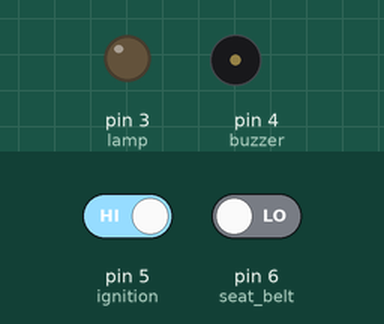
A sketch run on a simulated Arduino Uno, built with avr-gcc and run on an emulated ATmega328P. Parts: output pins drawn as LEDs (lit = HIGH), buzzer (waves = sounding, pin HIGH). The inputs (shaded band) are chosen by the test bench; at power-on: pin 5 (ignition) HIGH, pin 6 (seat_belt) LOW.

Above: at 1.2 s.
1.3 s: pin 5 (ignition) driven LOW and pin 6 (seat_belt) driven HIGH
At 2.5 s:
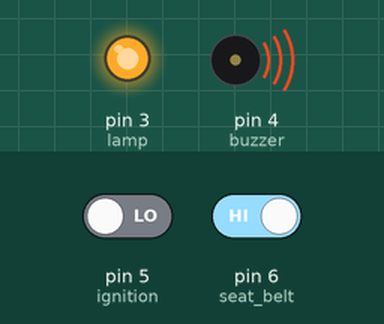
2.8 s: pin 6 (seat_belt) driven LOW
At 3.8 s:
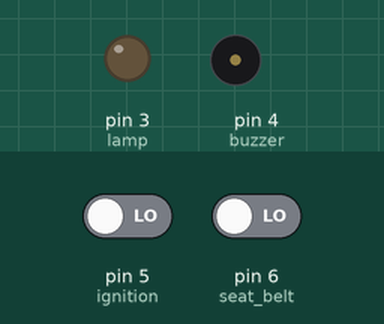
4.3 s: pin 6 (seat_belt) driven HIGH
At 4.9 s:
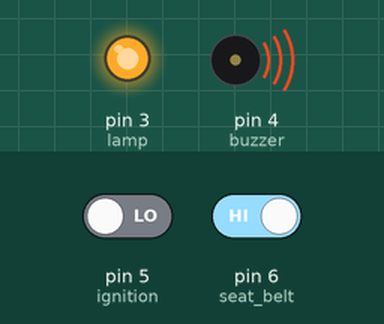
Timing chart, 0 to 7.3 s (numbered marks = the images above; inputs shaded):
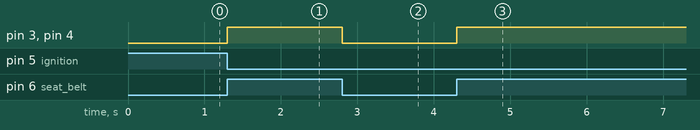

The sketch:

CAR_seat_belt.ino
```cpp
const int lamp=3;
const int buzzer=4;
const int ignition=5;
const int seat_belt=6;
void setup()
{
  pinMode (lamp, OUTPUT);
  pinMode (buzzer, OUTPUT);
  pinMode(ignition,INPUT);
  pinMode (seat_belt, INPUT);
}

void loop()
{
  int key=digitalRead (ignition);
  int belt=digitalRead (seat_belt);
  if(key==LOW && belt==HIGH)
  {
    digitalWrite(lamp,HIGH);
    digitalWrite (buzzer,HIGH);
  }
  if(key==LOW && belt==LOW)
  {
    digitalWrite(lamp, LOW);
    digitalWrite(buzzer,LOW);
  }
}
```

Measured:
- after the input at 1.3 s, pin 3 (lamp), pin 4 (buzzer): LOW → HIGH at once
- after the input at 2.8 s, pin 3 (lamp), pin 4 (buzzer): HIGH → LOW at once
- after the input at 4.3 s, pin 3 (lamp), pin 4 (buzzer): LOW → HIGH at once
